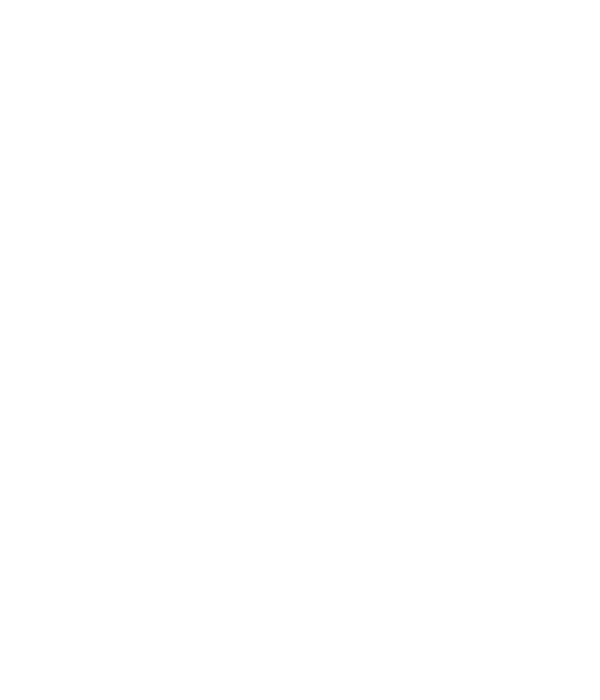
Frame 1 (no input)
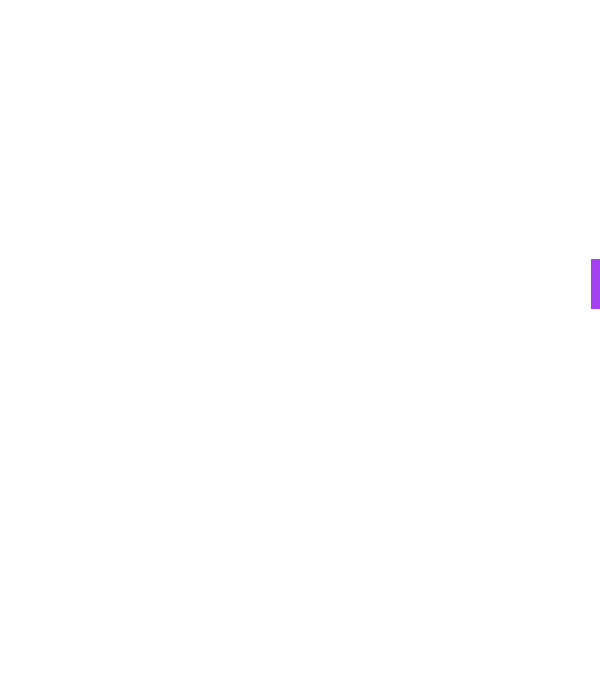
Frame 60 (the mouse pressed at the canvas centre just before this capture)
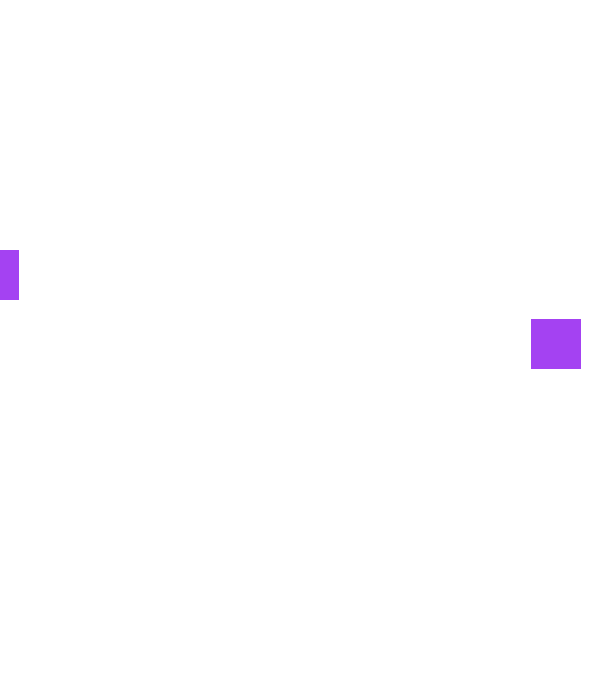
Frame 120 (the mouse held since frame 60 and released just before this capture)

The Processing sketch that drew these frames (run headless with seeded random() and noise(); from frame 60 on, the mouse is pressed at the canvas centre):

// Processing sketch: Extra_Attempt
// ── Extra_Attempt.pde
int i=0;

int xPosition1 = -150;
int yPosition1 = 250;

int xPosition2 = 650;
int yPosition2 = 250;

int squareWidth = 50;
int squareHeight = 50;


void setup(){
  
  size(600, 700);
  noStroke(); 
  fill(255, 19, 123);

}

void yPosChange1(){
  
  if(xPosition1 > 0 && xPosition1 <100)
  {
    yPosition1++;
  }
  
   if(xPosition1 > 100 && xPosition1 <200)
  {
    yPosition1--;
  }
  
   if(xPosition1 > 200 && xPosition1 <300)
  {
    yPosition1++;
  }
  
  if(xPosition1 > 300 && xPosition1 <400)
  {
    yPosition1--;
  }
  
  if(xPosition1 > 400 && xPosition1 <500)
  {
    yPosition1++;
  }
  
  if(xPosition1 > 500 && xPosition1 <600)
  {
    yPosition1--;
  }
}

void yPosChange2(){
  
  if(xPosition2 > 0 && xPosition2 <100)
  {
    yPosition2--;
  }
  
   if(xPosition2 > 100 && xPosition2 <200)
  {
    yPosition2++;
  }
  
   if(xPosition2 > 200 && xPosition2 <300)
  {
    yPosition2--;
  }
  
  if(xPosition2 > 300 && xPosition2 <400)
  {
    yPosition2++;
  }
  
  if(xPosition2 > 400 && xPosition2 <500)
  {
    yPosition2--;
  }
  
  if(xPosition2 > 500 && xPosition2 <600)
  {
    yPosition2++;
  }
}

void colorChange(){
  
  if(xPosition1%100 == 0){
    fill(random(255), random(255), random(255));
  }
}
  
void draw(){
 
  frameRate(200);
  background(255);

  yPosChange1();
  yPosChange2();
  colorChange();
  
  //Creates first rectangle
  rect(xPosition1, yPosition1, squareWidth, squareHeight);
  
  //Creates second rectangle for wrap-around
  if(xPosition1>=450){
   rect(xPosition1-600, yPosition1, squareWidth, squareHeight);
  }
  
  //Resets xPosition when rectangle reaches border
  if(xPosition1++>=599){
    xPosition1= 0;
    yPosition1 = 275;
  }
  
  //Creates second rectangle
  rect(xPosition2, yPosition2, squareWidth, squareHeight);
 
  
  //Creates second rectangle for wrap-around
  if(xPosition2<=0){
   rect(xPosition2+600, yPosition2, squareWidth, squareHeight);
  
  }
  
  //Resets xPosition2 when rectangle reaches border
  if(xPosition2--<=-50){
    xPosition2 = 550;
    yPosition2 = 275;
    
  }

}
